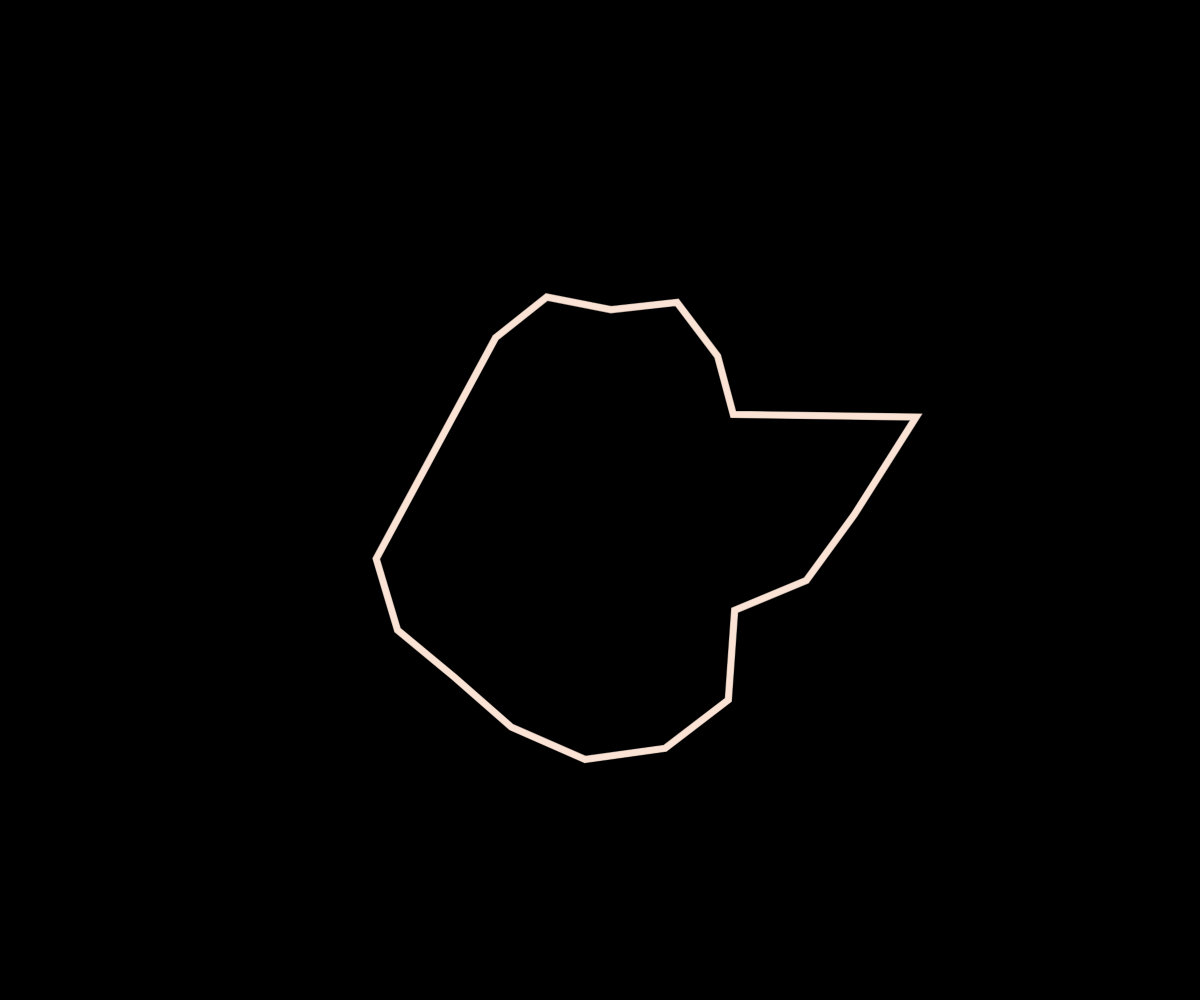
Frame 1 (no input)
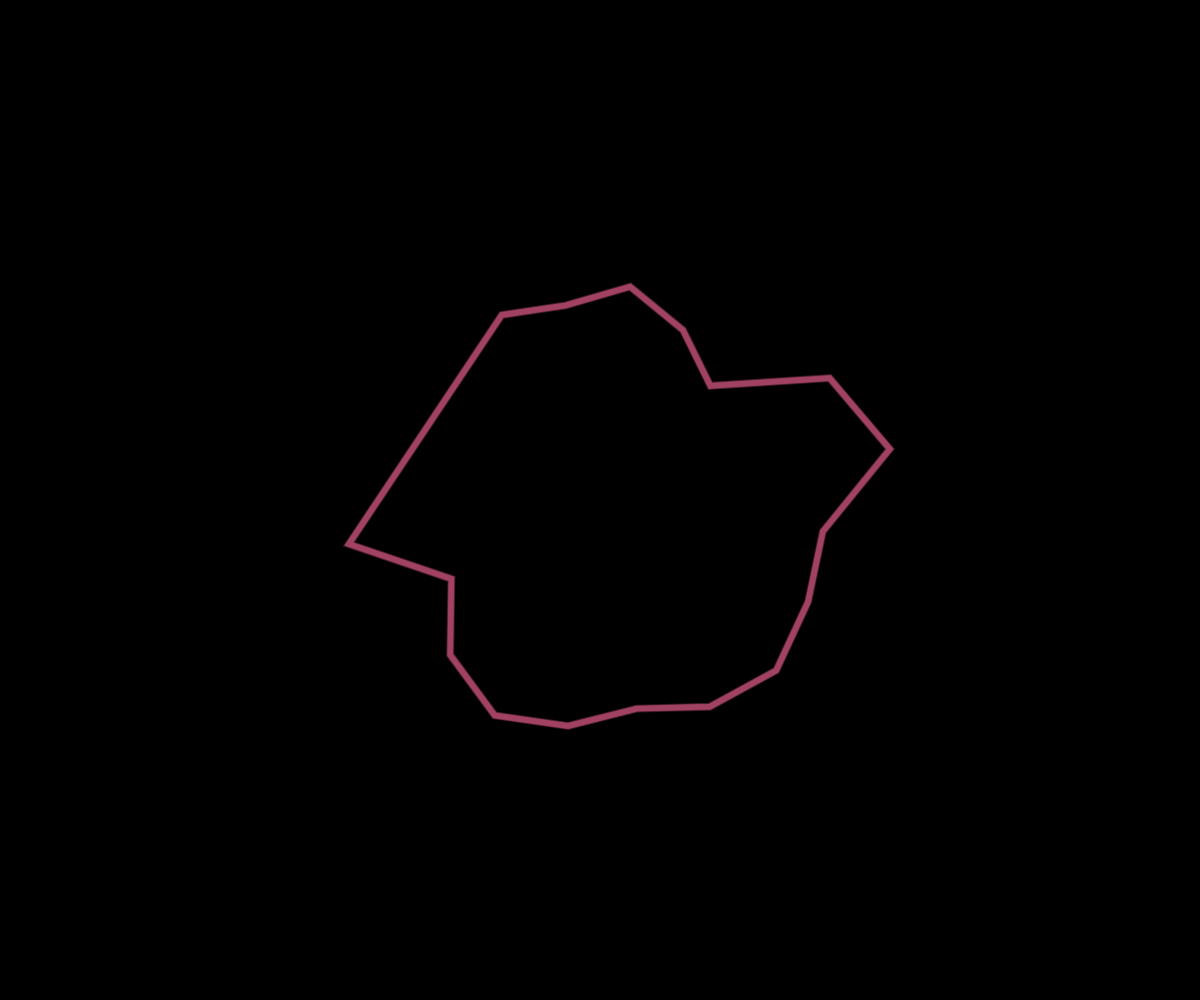
Frame 60 (no input)
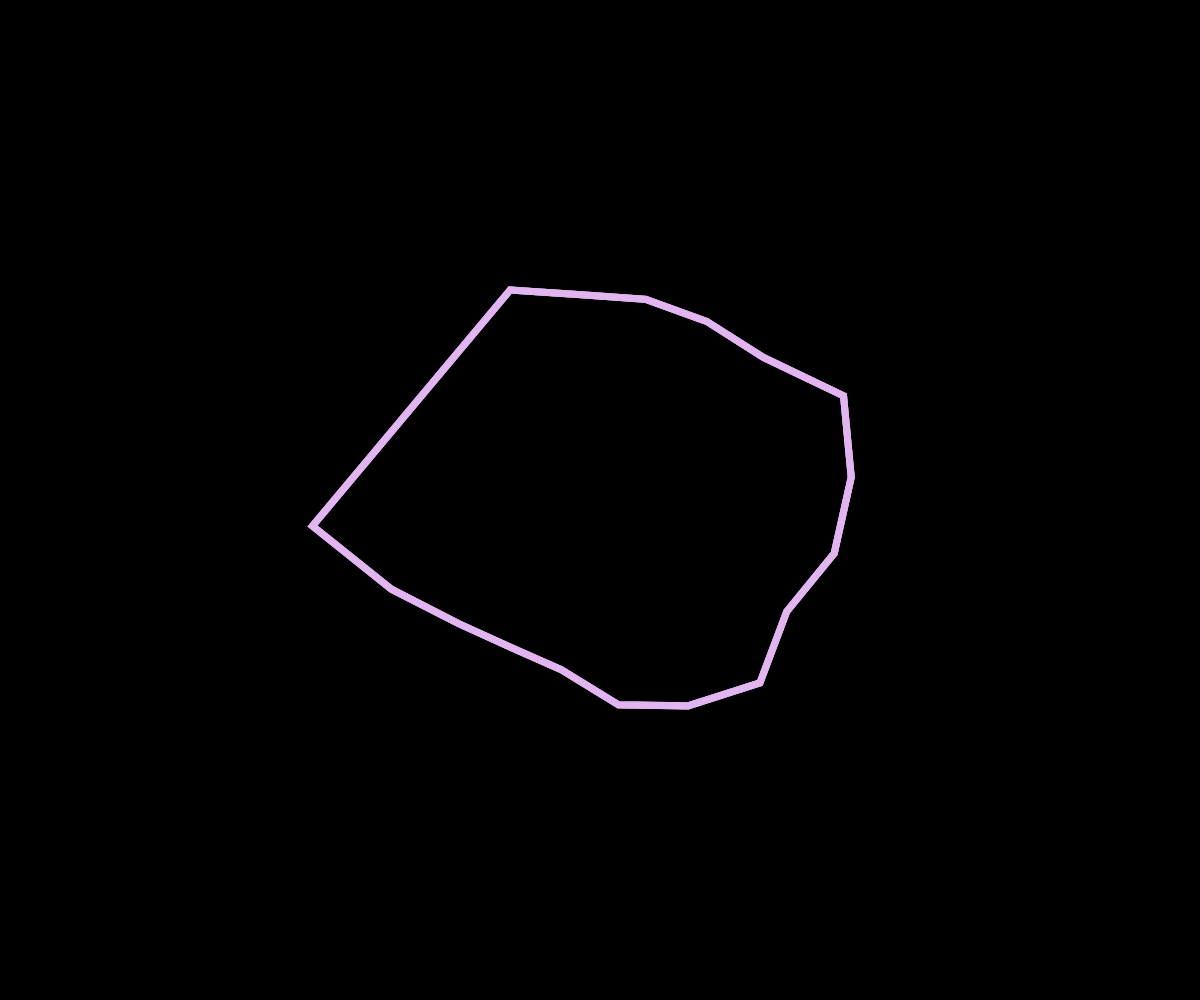
Frame 120 (the mouse pressed at the canvas centre since frame 60)

The p5.js sketch that drew these frames (run headless with seeded random() and noise() and a simulated clock; from frame 60 on, the mouse is pressed at the canvas centre):

// p5.js sketch
// ── sketch.js
var seed = Math.random() * 1500;
let slider;
let phase = 0;
let zoff = 0;
let angle =0;
var seed = Math.random() * 1000;
let colors1 = "e3b6f3BF-f5911d33-ea618e40-fce4d6b3-caga7180".split("-").map((a) => "#" + a);
let colors2 = "3l1692BF-38457540-09637533-b2ef9eb3-1dd3b080".split("-").map((a) => "#" + a);
let colorbg = "fff9e4".split("-").map((a) => "#" + a);
let colorbg2 = "fff9e403".split("-").map((a) => "#" + a);
var noiseMax;
var mySize;
var color_setup;

function setup(){

  createCanvas(windowWidth,windowHeight);
  background(colorbg);
	noiseMax = random(10);
	color_setup = random([colors1,colors2]);

}

function draw() {
  background(0)
	let color_c = random(color_setup);
	push();
  translate(width / 2, height / 2);
	rotate(angle);
  noFill();
  for (var i = 5; i < 30; i += 7) {
	  strokeWeight(random(5,8));
    stroke(color_c);
    beginShape();
    for (var a = 1; a < TWO_PI; a += (PI/10)*1) {
      let xoff = map(cos(a + phase), -1, 8, 0, noiseMax);
      let yoff = map(sin(a + phase / 4), -1, 3, 0, noiseMax);
      let r = map(noise(xoff, yoff, zoff), 1, 2, 1, 400);
      let x = r * cos(a);
      let y = r * sin(a);
      vertex(x, y);
    }
    endShape(CLOSE);
    
  }
	pop();
	phase += 0.01;
  zoff += 0.01;
	angle += TAU / 10 / random(400, 500);

}
